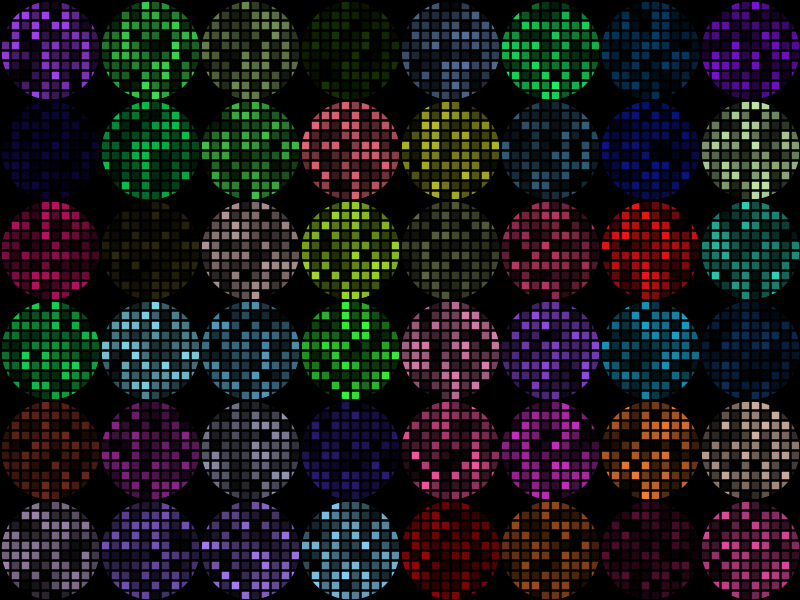
Frame 1 (no input)
Frame 60 (the mouse pressed at the canvas centre just before this capture): blank canvas, image omitted
Frame 120 (the mouse held since frame 60 and released just before this capture): blank canvas, image omitted

The Processing sketch that drew this single still picture (run headless with seeded random() and noise(); from frame 60 on, the mouse is pressed at the canvas centre):

// Processing sketch: processing_80081
// ── processing_80081.pde

void setup () {

  size (800, 600);
background (0);
strokeWeight(2);
smooth ();
 
 for(int i=50; i<height; i+=100) {
for (int a= 50; a<width; a+=100){
fill(random (255),random (255),random (255));
ellipse (a, i, 100, 100);

}
}
 

}

void mousePressed(){
background (0);
strokeWeight(2);
smooth ();

  for(int i=50; i<height; i+=100) {
for (int a= 50; a<width; a+=100){
fill(random (255),random (255),random (255));
ellipse (a, i, 100, 100);

}
}

}

void draw () {
rectangulos();
}

void rectangulos(){
  frameRate (10); 
for(int i=0; i<height; i+=10) {
for (int a= 0; a<width; a+=10){
fill(0,random(255));
rect (a, i, 10, 10);

}
}

}
